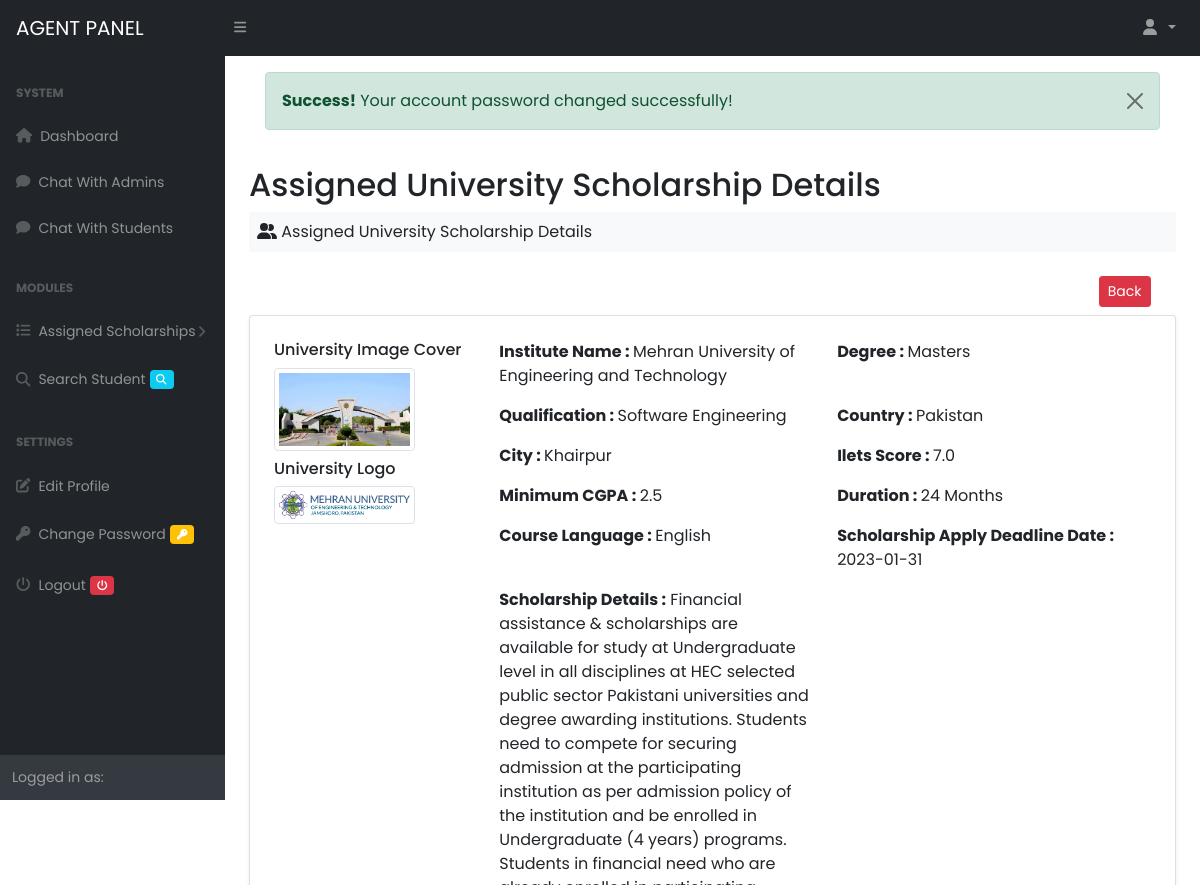
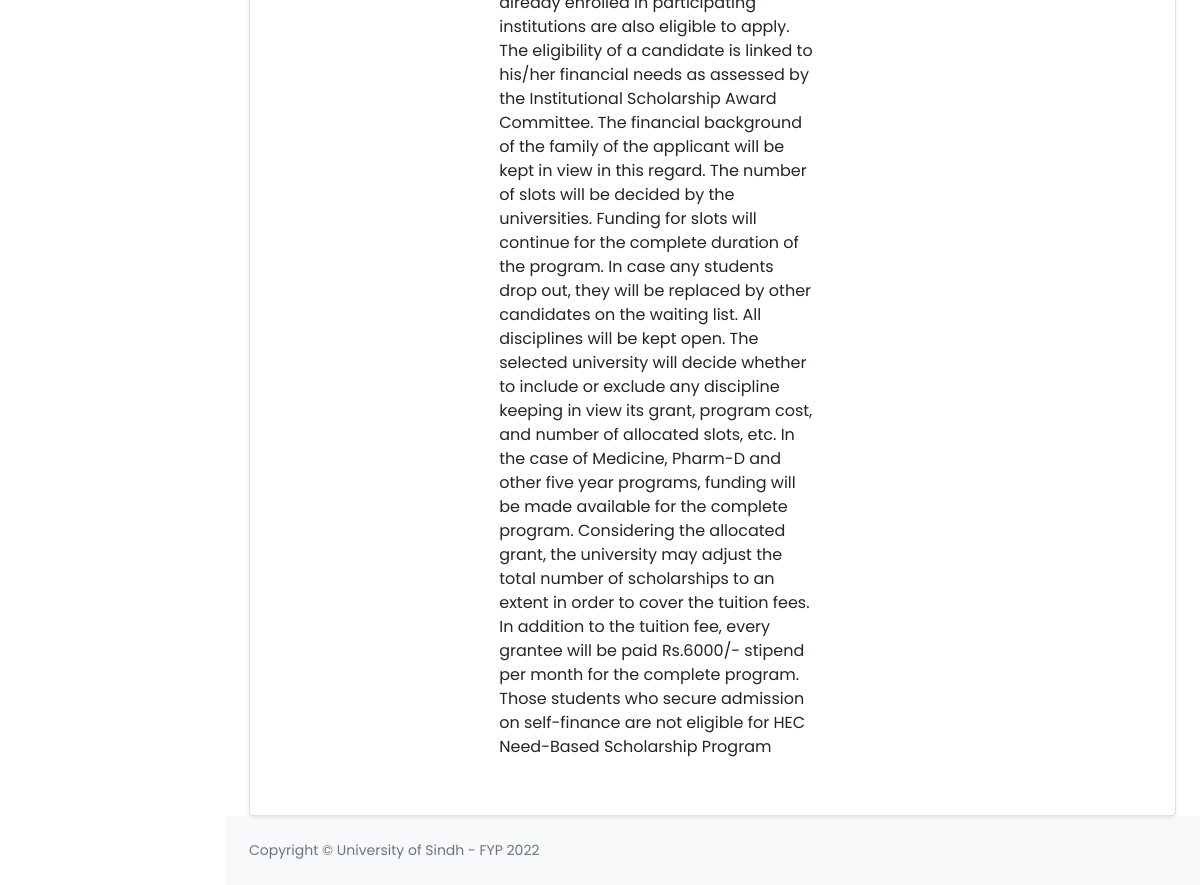
Screenshot of /Project/agent/show_scholarship.php?id=3 (signed in) with the database file from the repository (2 pictures, top to bottom).
### tables this page shows
CREATE TABLE `scholarships` (
  `scholarship_id` int(11) NOT NULL AUTO_INCREMENT,
  `agent_id` int(11) DEFAULT NULL,
  `qualification` varchar(50) DEFAULT NULL,
  `degree_id` int(11) DEFAULT NULL,
  `institute_name` varchar(100) DEFAULT NULL,
  `ilets_score` varchar(50) DEFAULT NULL,
  `country` varchar(50) DEFAULT NULL,
  `city` varchar(50) DEFAULT NULL,
  `minimum_cgpa` varchar(50) DEFAULT NULL,
  `details` text DEFAULT NULL,
  `deadline` date DEFAULT NULL,
  `duration` varchar(50) DEFAULT NULL,
  `language` int(11) DEFAULT NULL,
  `image` varchar(100) DEFAULT NULL,
  `created_at` timestamp NULL DEFAULT current_timestamp(),
  `iframe` text DEFAULT NULL,
  `logo` varchar(50) DEFAULT NULL,
  `price` varchar(50) DEFAULT NULL,
  `link` text DEFAULT NULL,
  PRIMARY KEY (`scholarship_id`),
  KEY `agent_id` (`agent_id`),
  KEY `degree_id` (`degree_id`),
  KEY `language` (`language`),
  CONSTRAINT `scholarships_ibfk_1` FOREIGN KEY (`agent_id`) REFERENCES `agents` (`agent_id`),
  CONSTRAINT `scholarships_ibfk_2` FOREIGN KEY (`degree_id`) REFERENCES `degrees` (`degree_id`),
  CONSTRAINT `scholarships_ibfk_3` FOREIGN KEY (`language`) REFERENCES `languages` (`lang_id`)
);

CREATE TABLE `degrees` (
  `degree_id` int(11) NOT NULL AUTO_INCREMENT,
  `degree_name` varchar(50) DEFAULT NULL,
  PRIMARY KEY (`degree_id`)
);

CREATE TABLE `languages` (
  `lang_id` int(11) NOT NULL AUTO_INCREMENT,
  `lang_name` varchar(50) DEFAULT NULL,
  PRIMARY KEY (`lang_id`)
);

### Project/database/database.php (called while the page is built, shortened)
<?php
class Database
{
	private $db_host = "localhost";
	private $db_user = "root";
	private $db_pass = "";
	private $db_name = "fyp_cms";
	public $connection = null;
	public function __construct()
	{
		$this->connection = mysqli_connect($this->db_host, $this->db_user, $this->db_pass, $this->db_name);
	}
	public function executeQuery($query)
	{
		$this->query = $query;
		$this->result = mysqli_query($this->connection, $this->query);
		return $this->result;
	}
}
?>

### Project/agent/show_scholarship.php (the view)
<?php  include_once("includes/header.php"); ?>
 <?php  include_once("includes/nav.php"); ?>
 <div id="layoutSidenav">
         <?php include_once("includes/sidebar.php") ?>
         <div id="layoutSidenav_content">
             <main>
                 <div class="container-fluid px-4">
                     <div class="p-3"><?php require_once("includes/messages.php") ?></div>
                     <h2 class="mt-1">Assigned University Scholarship Details</h2>
                     <ol class="breadcrumb mb-4 bg-light p-2">
                         <li class="breadcrumb-item"><i class="fa fa-user-group"></i> Assigned University Scholarship Details</li>
                     </ol>
                     <a href="view_scholarships" class="btn btn-danger btn-sm offset-md-11 mb-2">Back</a>
                     <div class="card shadow-sm bg-white p-2">
                         <div class="card-body p-3">
                             <?php
                                 $id = $_GET['id'] ?? null;
                                 $query = "SELECT * FROM scholarships AS S
                                 INNER JOIN `degrees` AS D ON S.`degree_id` = D.`degree_id`
                                 INNER JOIN languages AS L ON S.`language` = L.`lang_id`
                                  WHERE scholarship_id='$id'";
                                 $result = $db->executeQuery($query);
                                 $row = mysqli_fetch_assoc($result);
                             ?>
                             <div class="row">
                                 <div class="col-md-3 col-lg-3 col-xs-12 col-sm-12">
                                    <h6>University Image Cover</h6>
                                     <img src="../admin/<?php echo substr($row['image'],3) ?>" width="70%" class="img img-thumbnail img-responsive"/>
                                     <h6 class="mt-2">University Logo</h6>
                                     <img src="../admin/<?php echo substr($row['logo'],3) ?>" width="70%" class="img img-thumbnail img-responsive"/>
                                 </div>
                                 <div class="col-md-9 col-lg-9 col-xs-12 col-sm-12">
                                     <div class="row mb-3">
                                         <div class="col-md-6 col-lg-6 col-xs-12 col-sm-12">
                                             <p><b> Institute Name : </b>  <?php echo $row['institute_name'] ?> </p>
                                         </div>
                                         <div class="col-md-6 col-lg-6 col-xs-12 col-sm-12">
                                             <p><b> Degree : </b>  <?php echo $row['degree_name'] ?> </p>
                                         </div>
                                         <div class="col-md-6 col-lg-6 col-xs-12 cols-sm-12">
                                             <p><b> Qualification : </b>  <?php echo $row['qualification'] ?> </p>
                                         </div>
                                         <div class="col-md-6 col-lg-6 col-xs-12 col-sm-12">
                                             <p><b> Country : </b>  <?php echo $row['country'] ?> </p>
                                         </div>
                                         <div class="col-md-6 col-lg-6 col-xs-12 col-sm-12">
                                             <p><b> City  : </b>  <?php echo $row['city'] ?> </p>
                                         </div>
                                         <div class="col-md-6 col-lg-6 col-xs-12 col-sm-12">
                                             <p><b> Ilets Score : </b>  <?php echo $row['ilets_score'] ?> </p>
                                         </div>
                                         <div class="col-md-6 col-lg-6 col-xs-12 col-sm-12">
                                             <p><b> Minimum CGPA : </b>  <?php echo $row['minimum_cgpa'] ?> </p>
                                         </div>
                                         <div class="col-md-6 col-lg-6 col-xs-12 col-sm-12">
                                             <p><b> Duration : </b>  <?php echo $row['duration']. " Months " ?> </p>
                                         </div>
                                         <div class="col-md-6 col-lg-6 col-xs-12 col-sm-12">
                                             <p><b> Course Language : </b>  <?php echo $row['lang_name'] ?> </p>
                                         </div>
                                         <div class="col-md-6 col-lg-6 col-xs-12 col-sm-12">
                                             <p><b> Scholarship Apply Deadline Date : </b>  <?php echo $row['deadline'] ?> </p>
                                         </div>
                                         <div class="col-md-6 col-lg-6 col-xs-12 col-sm-12">
                                             <p><b> Scholarship Details :</b>  <?php echo $row['details'] ?>
                                         </div>
                                     </div>
                                 </div>
                             </div>
                         </div>
                     </div>
                 </div>
             </main>
 <?php  include_once("includes/footer.php") ?>

### Project/agent/includes/header.php (style rules this page uses)
body { font-family: 'Poppins', sans-serif; }

### rows the page displays
scholarships: image (picture), logo (picture), institute_name "Mehran University of Engineering and Technology", degree.degree_name "Masters", qualification "Software Engineering", country "Pakistan", city "Khairpur", ilets_score "7.0", minimum_cgpa "2.5", duration "24", language.lang_name "English", deadline "2023-01-31", details "Financial assistance & scholarships are available for study at Undergraduate level in all disciplines at HEC selected public sector Pakistani universities and degree awarding institutions. Students need to compete for securing admission at the participating institution as per admission policy of the institution and be enrolled in Undergraduate (4 years) programs. Students in financial need who are already enrolled in participating institutions are also eligible to apply. The eligibility of a candidate is linked to his/her financial needs as assessed by the Institutional Scholarship Award Committee. The financial background of the family of the applicant will be kept in view in this regard.…"

### other values shown
$_SESSION['success'] "Your account password changed successfully!"
